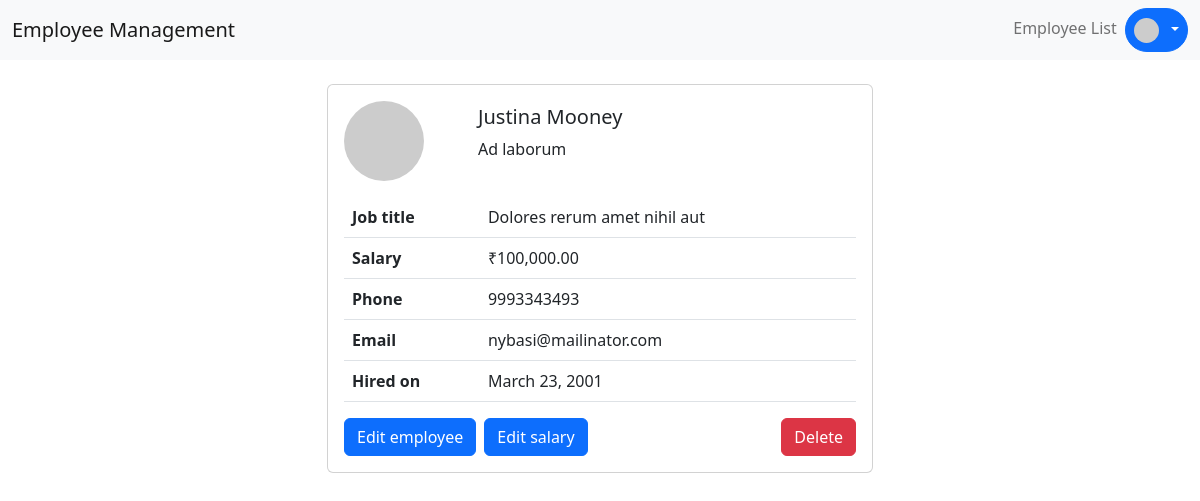
The page /employee/5/ (signed in) on the database its author committed.
### core/models.py (models this page shows)
class Employee(models.Model):
    name = models.CharField('Full name', max_length=20,)
    code = models.CharField('Employee code', max_length=10, unique=True)
    job_title = models.CharField(max_length=30)
    phone = models.CharField(
        max_length=10,
        validators=[mobile_number_validator],
        help_text='Mobile number without country code.'
    )
    email = models.EmailField()
    created_at = models.DateTimeField(default=timezone.now)
    hire_date = models.DateField(null=True, blank=True, help_text='Date on which the employee was hired.')
    salary = models.DecimalField(
        max_digits=10,
        decimal_places=2,
        null=True,
        help_text='Net salary of the employee.'
    )
    class Meta:
        ordering = ['pk']

### core/views.py (the view)
# urls.py: path('employee/<pk>/', views.EmployeeDetailView.as_view(), name='employee-detail'),
class EmployeeDetailView(LoginRequiredMixin, DetailView):
    model = Employee
    context_object_name = 'employee'
    template_name = 'core/employee-detail.html'

### core/templates/core/employee-detail.html
{% extends 'partials/base.html' %}
{% load humanize %}
{% block content %}
<div class="row justify-content-center">
    <div class="col-12 col-md-8 col-lg-6">
        <div class="card card-body">
            <div class="row  align-items-center">
                <div class="col-3">
                    <img src="https://avatars.dicebear.com/api/initials/{{employee.name}}.svg" alt="{{employee.name}}"
                    class="rounded-circle img-fluid">
                </div>
                <div class="col-9">
                    <h5>{{ employee.name }}</h5>
                    <p>{{ employee.code }}</p>
                </div>
            </div>
            <div class="row mt-3">
                <div class="col-12">
                    <table class="table">
                        <tbody>
                            <tr>
                                <th>Job title</th>
                                <td>{{employee.job_title}}</td>
                            </tr>
                            <tr>
                                <th>Salary</th>
                                <td>₹{{employee.salary|intcomma}}</td>
                            </tr>
                            <tr>
                                <th>Phone</th>
                                <td>{{employee.phone}}</td>
                            </tr>
                            <tr>
                                <th>Email</th>
                                <td>{{employee.email}}</td>
                            </tr>
                            <tr>
                                <th>Hired on</th>
                                <td>{{employee.hire_date|default:' - '}}</td>
                            </tr>
                        </tbody>
                    </table>
                </div>
                <div class="col-12 text-center d-flex">
                    <a href="{% url 'core:edit-employee' pk=employee.pk %}" class="btn btn-primary">Edit employee</a>
                    <a href="{% url 'core:edit-salary' pk=employee.pk %}" class="btn btn-primary ms-2">Edit salary</a>
                    <a href="{% url 'core:delete-employee' pk=employee.pk %}" class="btn btn-danger ms-auto">Delete</a>
                </div>
            </div>
        </div>
    </div>
</div>
{% endblock %}

### rows shown on the page
Employee: name "Justina Mooney", code "Ad laborum", job_title "Dolores rerum amet nihil aut", salary "100,000.00", phone "9993343493", email "nybasi@mailinator.com", hire_date "March 23, 2001"
